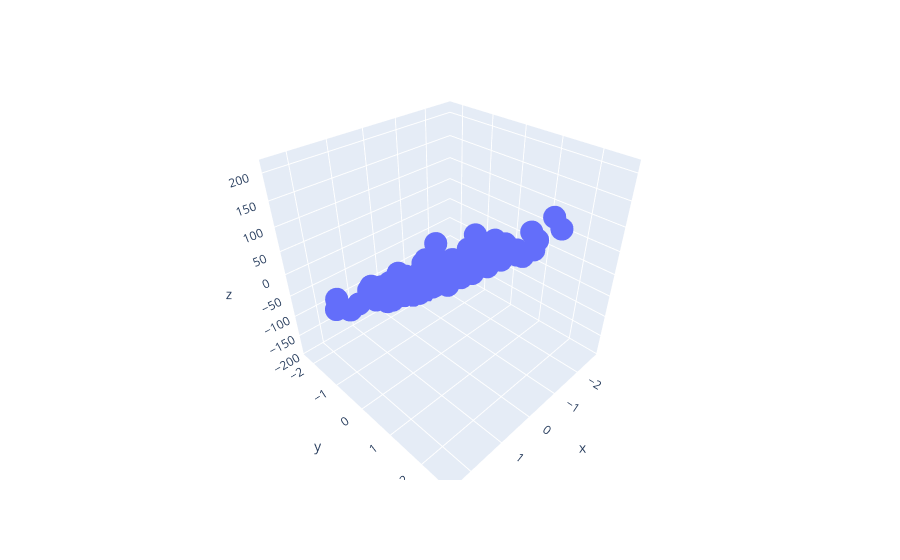

The cell this chart's notebook holds for it:
### Code cell
px.scatter_3d(df,x=df.iloc[:,0],y=df.iloc[:,1],z=df.iloc[:,2])

### Figure 1 — Plotly figure (JSON) as saved in the notebook; plotly's stock layout.template omitted (floating-point values rounded to 4 significant figures; data arrays with more than 128 entries replaced by an {"elided": "..."} marker saying what was removed)
{"data": [{"hovertemplate": "x=%{x}<br>y=%{y}<br>z=%{z}<extra></extra>", "legendgroup": "", "marker": {"color": "#636efa", "symbol": "circle"}, "mode": "markers", "name": "", "scene": "scene", "showlegend": false, "type": "scatter3d", "x": {"elided": "200 float values"}, "y": {"elided": "200 float values"}, "z": {"elided": "200 float values"}}], "layout": {"legend": {"tracegroupgap": 0}, "margin": {"t": 60}, "scene": {"domain": {"x": [0, 1], "y": [0, 1]}, "xaxis": {"title": {"text": "x"}}, "yaxis": {"title": {"text": "y"}}, "zaxis": {"title": {"text": "z"}}}}}
